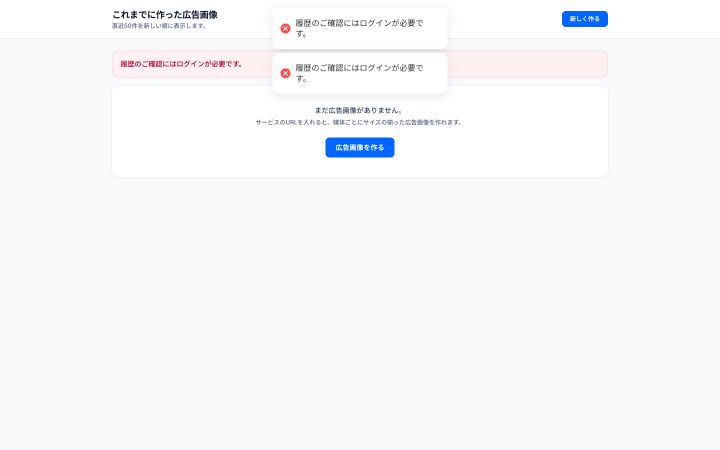
#> input picture reference/generated-assets/2026-08-19-p0-v1/raw-screens/adimage-tool.png, 1440 x 900 px (shown at 1/2 size)
$ python process.py ../../../../../reference/generated-assets/2026-08-19-p0-v1/raw-screens/adimage-tool.png ../../../../../reference/generated-assets/2026-08-19-p0-v1/raw-screens/adimage.png 100
#> lines starting #> are read from the running program, lines starting #| are printed output that depends on the picture; after the words box and inside, x2 and y2 are one past the last pixel; in counts of white or black regions, pixels touching at a corner belong together
# 使い方: python3 process.py <raw.png> <out.webp> [大きさ(既定128)]
import sys
import numpy as np
from PIL import Image, ImageFilter
src, out = sys.argv[1], sys.argv[2]
im = Image.open(src).convert('RGB')
#> im is the input picture: PIL image 1440x900 RGB; mean R, G, B 247.3, 248.7, 251.2
a = np.asarray(im).astype(np.float32)
r, g, b = a[..., 0], a[..., 1], a[..., 2]
# マゼンタの度合い: R と B が高く G が低い
mag = np.clip(((np.minimum(r, b) - g) - 60) / 120, 0, 1)
#> mag: shape (900, 1440) float32; every value is 0
alpha = 1 - mag
#> alpha: shape (900, 1440) float32; every value is 1
# 縁のマゼンタのにじみを消す（G に寄せる）
spill = (np.minimum(r, b) > g + 30)
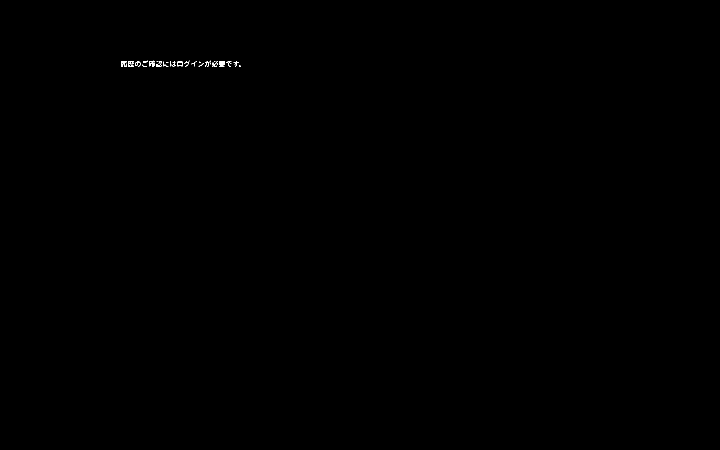
#> spill: shape (900, 1440) bool (shown at 1/2 size); 0.06% white in thin lines or dots, all inside (x1, y1, x2, y2) = (242, 121, 482, 134)
a2 = a.copy()
m = np.minimum(r, b)
a2[..., 0] = np.where(spill, np.minimum(r, g + (r - m) + 0), r)
a2[..., 2] = np.where(spill, np.minimum(b, g + (b - m) + 0), b)
# にじみのある画素は、R・B を G と同じ程度に下げる
a2[..., 0] = np.where(spill, g + (r - m), a2[..., 0])
a2[..., 2] = np.where(spill, g + (b - m), a2[..., 2])
rgba = np.dstack([np.clip(a2, 0, 255), alpha * 255]).astype(np.uint8)
img = Image.fromarray(rgba, 'RGBA')
# 小さなごみを消す
al = img.getchannel('A').point(lambda v: 255 if v > 40 else 0)
#> al: PIL image 1440x900 L; every value is 255
bbox = al.getbbox()
#> bbox = (0, 0, 1440, 900)
img = img.crop(bbox)
w, h = img.size
#> w = 1440; h = 900
k = 400 / max(w, h)
#> k = 0.278
img = img.resize((max(1, round(w * k)), max(1, round(h * k))), Image.LANCZOS)
w, h = img.size
#> w = 400; h = 250
side = max(w, h)
#> side = 400
# 白い縁取り（ステッカー型）。縁の太さは絵の大きさの 2.6%
border = max(6, int(side * 0.026))
#> border = 10
pad = border + int(side * 0.03)
#> pad = 22
S = side + pad * 2
#> S = 444
canvas = Image.new('RGBA', (S, S), (0, 0, 0, 0))
#> canvas: PIL image 444x444 RGBA; every value is 0
canvas.paste(img, ((S - w) // 2, (S - h) // 2), img)
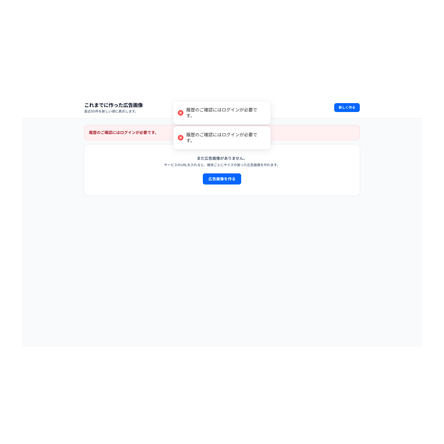
#> canvas: PIL image 444x444 RGBA; mean R, G, B, A 125.4, 126.1, 127.4, 129.4; transparent parts drawn white
A = canvas.getchannel('A').point(lambda v: 255 if v > 100 else 0)
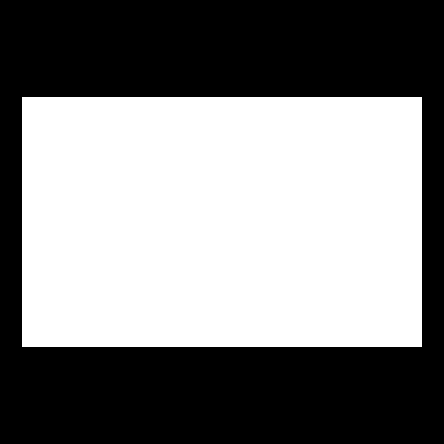
#> A: PIL image 444x444 L; 50.7% white; 1 black region, box (x1, y1, x2, y2) and area: (0, 0, 444, 444) 97136
dil = A.filter(ImageFilter.MaxFilter(border * 2 + 1 if border * 2 + 1 <= 25 else 25)).filter(ImageFilter.GaussianBlur(1.2))
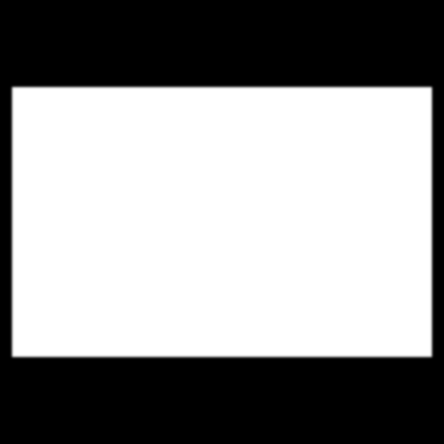
#> dil: PIL image 444x444 L; min 0, max 255, mean 146.7
white = Image.new('RGBA', (S, S), (255, 255, 255, 0))
white.putalpha(dil)
final = Image.alpha_composite(white, canvas)
# 縁取りの外側に、ごく薄い紺の線（明るい背景で白い縁が消えないように）
ring = dil.filter(ImageFilter.MaxFilter(5))
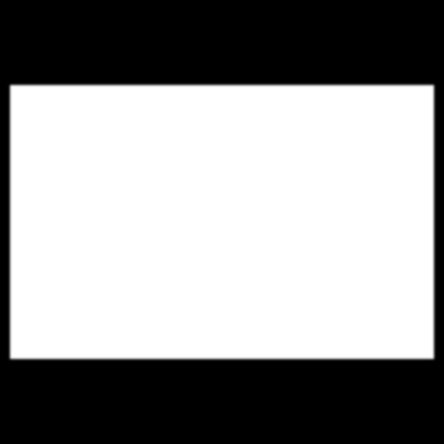
#> ring: PIL image 444x444 L; min 0, max 255, mean 150.3
navy = Image.new('RGBA', (S, S), (26, 43, 95, 0))
navy.putalpha(ring.point(lambda v: int(v * 0.35)))
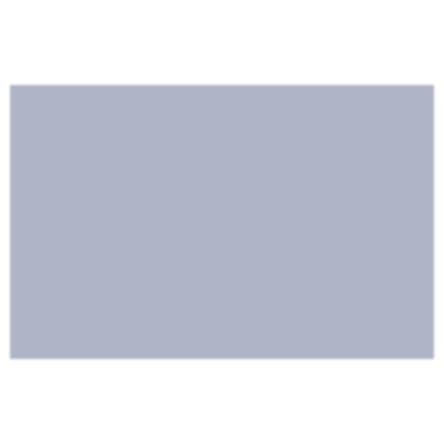
#> navy: PIL image 444x444 RGBA; mean R, G, B, A 26, 43, 95, 52.4; transparent parts drawn white
final = Image.alpha_composite(navy, final)
size = int(sys.argv[3]) if len(sys.argv) > 3 else 128
final = final.resize((size, size), Image.LANCZOS)
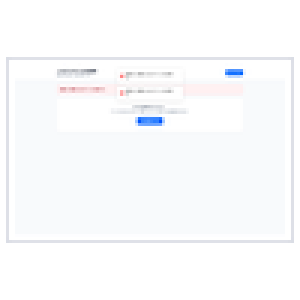
#> final: PIL image 100x100 RGBA (shown 3 times larger); mean R, G, B, A 153.8, 154.6, 156.4, 147.9; transparent parts drawn white
final.save(out, 'WEBP', quality=90, method=6)
# 残ったマゼンタの数
f = np.asarray(final).astype(int)
left = ((f[..., 3] > 30) & (f[..., 0] > 180) & (f[..., 2] > 180) & (f[..., 1] < 90)).sum()
#> left = 0
print(out, 'magenta_left=', left)
#| ../../../../../reference/generated-assets/2026-08-19-p0-v1/raw-screens/adimage.png magenta_left= 0

$ run again, on reference/generated-assets/2026-08-19-p0-v1/raw-screens/aio-product.png
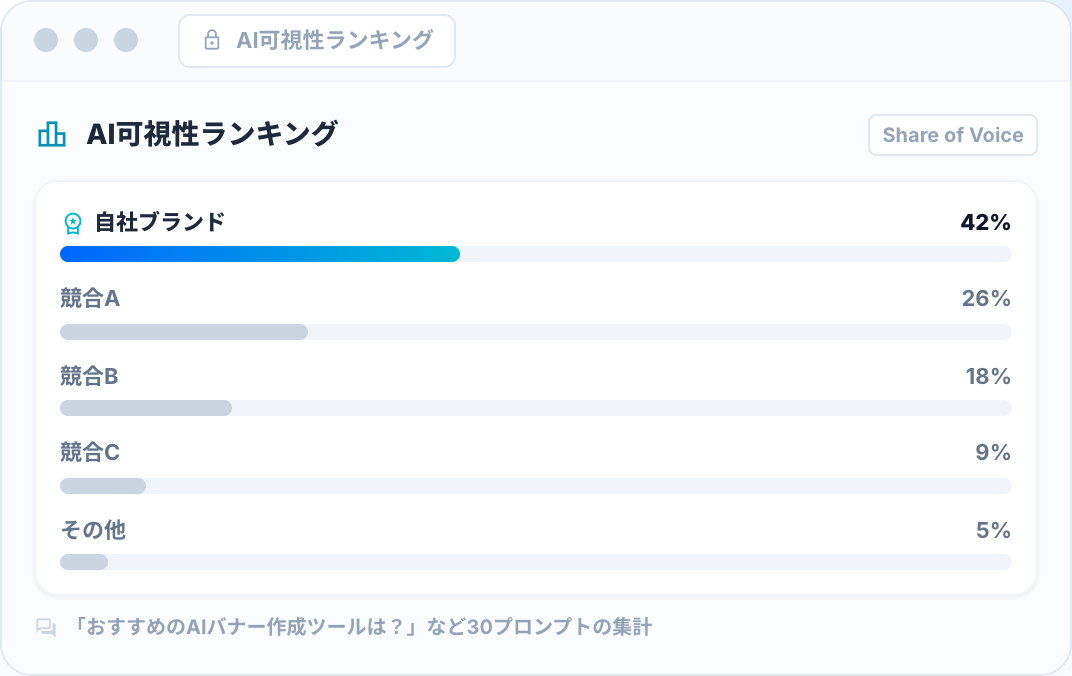
#> input picture reference/generated-assets/2026-08-19-p0-v1/raw-screens/aio-product.png, 1072 x 676 px
#> im is the input picture: PIL image 1072x676 RGB; mean R, G, B 245.8, 248.5, 250.7
#> mag: shape (676, 1072) float32; every value is 0
#> alpha: shape (676, 1072) float32; every value is 1
#> spill: shape (676, 1072) bool; every value is 0
#> al: PIL image 1072x676 L; every value is 255
#> bbox = (0, 0, 1072, 676)
#> `A = canvas.getchannel('A').point(lambda v: 255 if v > 100 else 0)`:
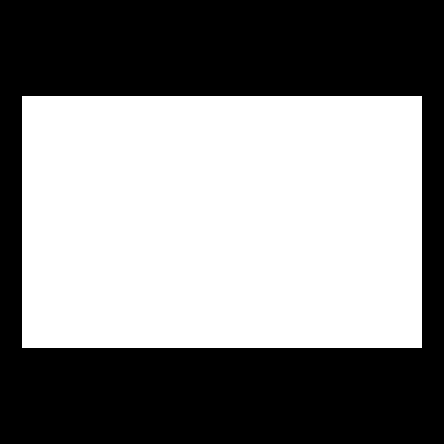
#> A: PIL image 444x444 L; 51.1% white; 1 black region, box (x1, y1, x2, y2) and area: (0, 0, 444, 444) 96336
#> `final = final.resize((size, size), Image.LANCZOS)`:
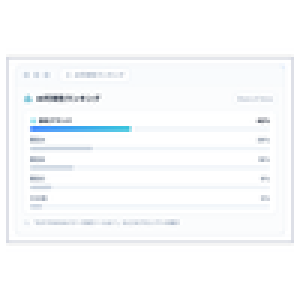
#> final: PIL image 100x100 RGBA (shown 3 times larger); mean R, G, B, A 148.3, 149.9, 156.2, 149; transparent parts drawn white
#> left = 0
#| ../../../../../reference/generated-assets/2026-08-19-p0-v1/raw-screens/aio-product.png magenta_left= 0

$ run again, on reference/generated-assets/2026-08-19-p0-v1/raw-screens/aishodan-product.png
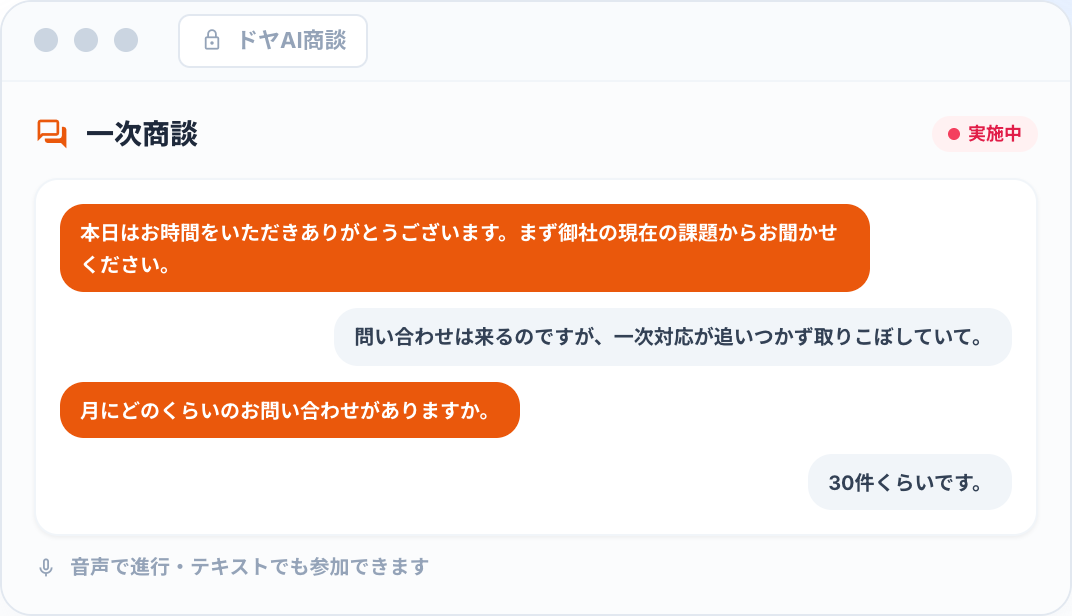
#> input picture reference/generated-assets/2026-08-19-p0-v1/raw-screens/aishodan-product.png, 1072 x 616 px
#> im is the input picture: PIL image 1072x616 RGB; mean R, G, B 246.3, 227.7, 218.8
#> mag: shape (616, 1072) float32; every value is 0
#> alpha: shape (616, 1072) float32; every value is 1
#> `spill = (np.minimum(r, b) > g + 30)`:
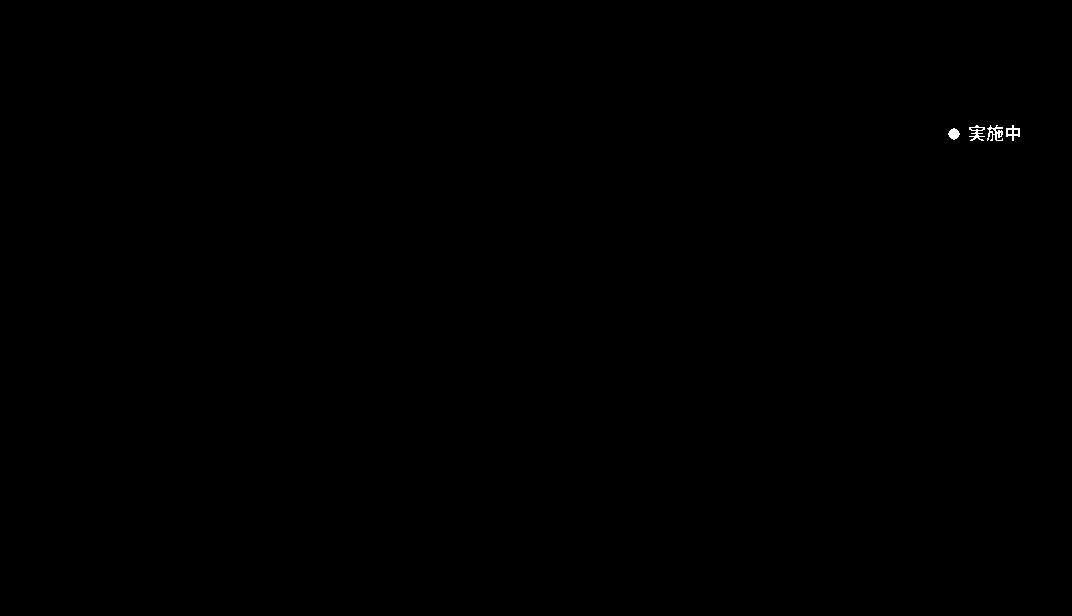
#> spill: shape (616, 1072) bool; 0.07% white in thin lines or dots, all inside (x1, y1, x2, y2) = (948, 125, 1020, 141)
#> al: PIL image 1072x616 L; every value is 255
#> bbox = (0, 0, 1072, 616)
#> A: PIL image 444x444 L; 46.7% white; 1 white region, box (x1, y1, x2, y2) and area: (22, 107, 422, 337) 92000
#> `final = final.resize((size, size), Image.LANCZOS)`:
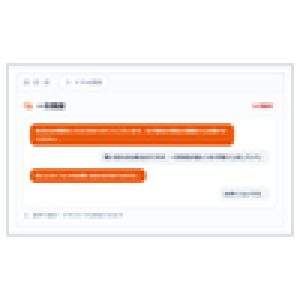
#> final: PIL image 100x100 RGBA (shown 3 times larger); mean R, G, B, A 142.9, 134.2, 130.6, 137.3; transparent parts drawn white
#> left = 0
#| ../../../../../reference/generated-assets/2026-08-19-p0-v1/raw-screens/aishodan-product.png magenta_left= 0

$ run again, on reference/generated-assets/2026-08-19-p0-v1/raw-screens/cunning-product.png
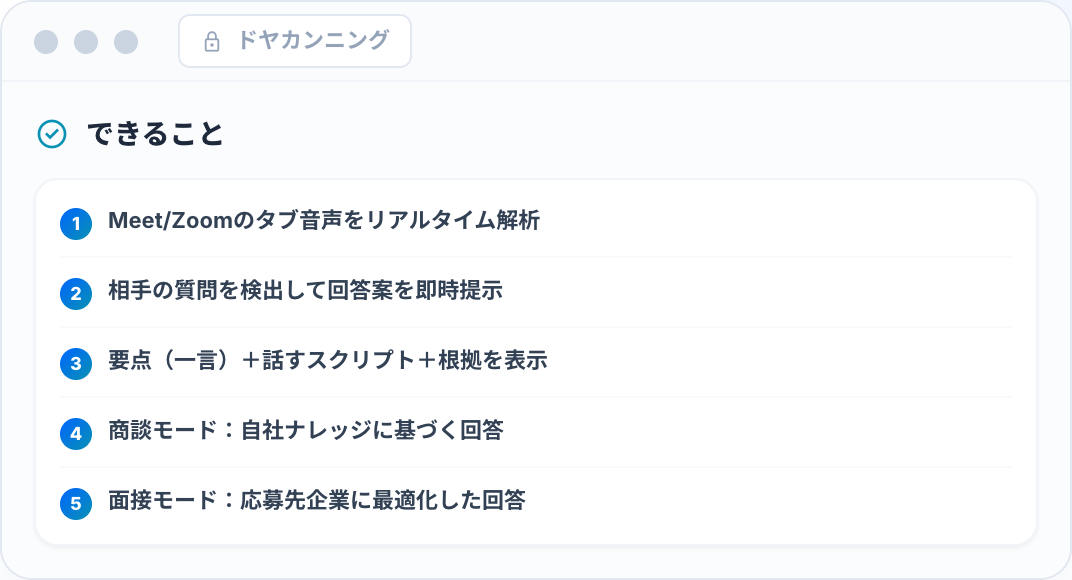
#> input picture reference/generated-assets/2026-08-19-p0-v1/raw-screens/cunning-product.png, 1072 x 580 px
#> im is the input picture: PIL image 1072x580 RGB; mean R, G, B 245.3, 247.1, 248.9
#> mag: shape (580, 1072) float32; every value is 0
#> alpha: shape (580, 1072) float32; every value is 1
#> spill: shape (580, 1072) bool; every value is 0
#> al: PIL image 1072x580 L; every value is 255
#> bbox = (0, 0, 1072, 580)
#> A: PIL image 444x444 L; 43.8% white; 1 white region, box (x1, y1, x2, y2) and area: (22, 114, 422, 330) 86400
#> `final = final.resize((size, size), Image.LANCZOS)`:
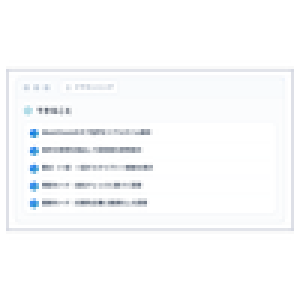
#> final: PIL image 100x100 RGBA (shown 3 times larger); mean R, G, B, A 128.8, 129.7, 130.9, 129.3; transparent parts drawn white
#> left = 0
#| ../../../../../reference/generated-assets/2026-08-19-p0-v1/raw-screens/cunning-product.png magenta_left= 0
